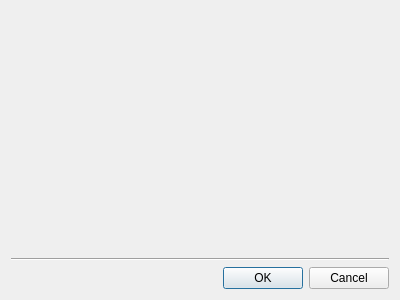
<?xml version="1.0" encoding="UTF-8"?>
<ui version="4.0">
 <class>LibraryConfigDialog</class>
 <widget class="QDialog" name="LibraryConfigDialog">
  <property name="geometry">
   <rect>
    <x>0</x>
    <y>0</y>
    <width>400</width>
    <height>300</height>
   </rect>
  </property>
  <property name="windowTitle">
   <string>Music Library</string>
  </property>
  <layout class="QVBoxLayout" name="verticalLayout">
   <item>
    <widget class="LibraryConfig" name="config" native="true"/>
   </item>
   <item>
    <widget class="Line" name="line">
     <property name="orientation">
      <enum>Qt::Horizontal</enum>
     </property>
    </widget>
   </item>
   <item>
    <widget class="QDialogButtonBox" name="buttonBox">
     <property name="orientation">
      <enum>Qt::Horizontal</enum>
     </property>
     <property name="standardButtons">
      <set>QDialogButtonBox::Cancel|QDialogButtonBox::Ok</set>
     </property>
    </widget>
   </item>
  </layout>
 </widget>
 <customwidgets>
  <customwidget>
   <class>LibraryConfig</class>
   <extends>QWidget</extends>
   <header>library/libraryconfig.h</header>
   <container>1</container>
  </customwidget>
 </customwidgets>
 <resources/>
 <connections>
  <connection>
   <sender>buttonBox</sender>
   <signal>accepted()</signal>
   <receiver>LibraryConfigDialog</receiver>
   <slot>accept()</slot>
   <hints>
    <hint type="sourcelabel">
     <x>248</x>
     <y>254</y>
    </hint>
    <hint type="destinationlabel">
     <x>157</x>
     <y>274</y>
    </hint>
   </hints>
  </connection>
  <connection>
   <sender>buttonBox</sender>
   <signal>rejected()</signal>
   <receiver>LibraryConfigDialog</receiver>
   <slot>reject()</slot>
   <hints>
    <hint type="sourcelabel">
     <x>316</x>
     <y>260</y>
    </hint>
    <hint type="destinationlabel">
     <x>286</x>
     <y>274</y>
    </hint>
   </hints>
  </connection>
 </connections>
</ui>
